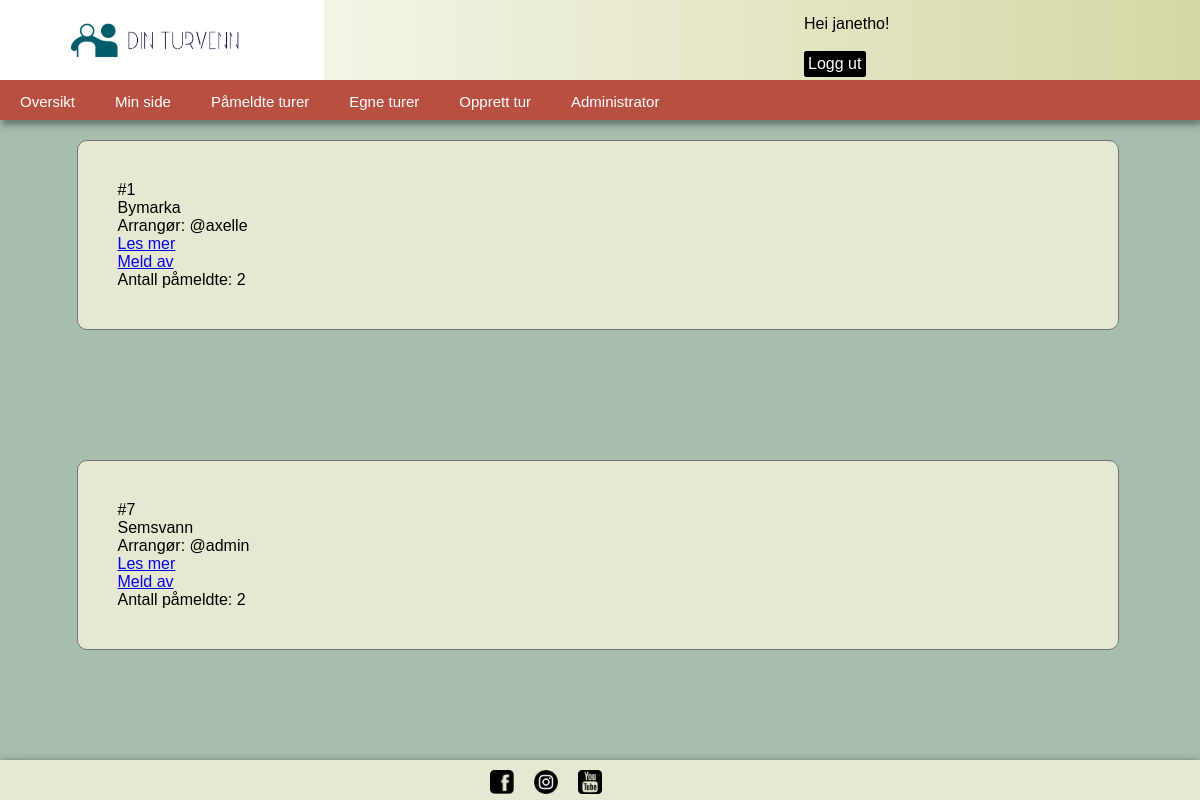
/enrolled/ (signed in), run on the app's committed database.
### base/models.py (models this page shows, shortened)
class Hike(models.Model):
    title = models.CharField(max_length=30, null=False)
    host = models.ForeignKey(
        User, on_delete=models.CASCADE, related_name="hosting")
    description = models.TextField(null=False)
    scheduled = models.DateTimeField(default=None, blank=True, null=True)
    meetup = models.CharField(max_length=50, null=False)
    participants = models.ManyToManyField(User, related_name="participants")

### base/views.py (the view)
# urls.py: path('enrolled/', views.enrolled, name="enrolled"),
@login_required(login_url='login')
def enrolled(request):
    hikes = Hike.objects.all()
    participants = Hike.participants
    context = {'hikes': hikes, 'participants': participants}
    return render(request, 'base/enrolled.html', context)

### base/templates/base/enrolled.html
{% extends 'main.html' %}
{% block content %}
        <div class="enrolled-content">
            {% for hike in hikes%}
                {%if request.user in hike.participants.all%}
                    <div>
                        <p class="hikeid">#{{hike.id}}</p>
                        <p class="">{{hike.title}}</p>
                        <p>Arrangør: @{{hike.host}}</p>
                        <a href="{% url 'hike' hike.id%}"><p>Les mer</p></a>
                        <a href="{% url 'signoffhike' hike.id %}"><p>Meld av</p><a>
                        <p>Antall påmeldte: {{hike.participants.count}}</p>
                    </div>
                {% endif %}
            {% endfor %}
        </div>
{% endblock %}

### templates/main.html (shortened to what this page needs)
<!DOCTYPE html>
{% load static %}
<html>
  <head>
    <link
      rel="stylesheet"
      type="text/css"
      media="screen"
      href="{% static 'css/main.css' %}"
    />
  </head>
  <body>
    <header>
      <div class="headergrid headergrid1">
        <a href="/">
          <img src="{% static 'img/logo1.png' %}" id="logoimg" />
        </a>
      </div>
      <div class="headergrid headergrid3">
        {% if user.is_authenticated %}
        <p>Hei {{user.username}}!</p>
        <a class=" " href="{% url 'logout'%}">Logg ut</a>
        {% else %}
        <div class="notloggedin">
          <p>Du er ikke innlogget</p>
          <a href="{% url 'login'%}">Logg inn</a>
          <a href="{% url 'register'%}">Registrer ny bruker</a>
        </div>
        {% endif %}
      </div>
    </header>
    <nav>{% include "navbar.html" %}</nav>
    <main>{% block content %} {% endblock %}</main>
    <footer class="footer">
      <a href="https://www.facebook.com/">
        <img src="{% static 'img/facebook_icon.png' %}" class="icon" />
      </a>
      <a href="https://www.instagram.com/">
        <img src="{% static 'img/insta_icon.png' %}" class="icon" />
      </a>
      <a href="https://www.youtube.com/">
        <img src="{% static 'img/youtube_icon.png' %}" class="icon" />
      </a>
    </footer>
  </body>
</html>

### static/css/main.css (style rules this page uses)
* { font-family: Arial, Helvetica, sans-serif; margin: 0px; padding: 0px; height: 100%; top: 0; }
body { margin: 0; }
header { background-image: linear-gradient(to right, rgb(255, 255, 255), #d5d8a4); width: 100%; top: 0%; height: 10%; z-index: 1; display: flex; }
.headergrid { height: 100%; }
.headergrid3 { padding-left: 40%; }
.headergrid3 p { height: 50%; margin-top: 5px; padding-top: 10px; }
.headergrid3 a { margin-right: 10px; padding: 3px 4px 4px 3px; text-decoration: none; border: 1px solid black; border-radius: 3px; background-color: black; color: white; }
#logoimg { object-fit: fill; }
nav { background-color: #333333; height: 5%; position: relative; box-shadow: 4px 4px 4px 0 rgba(0, 0, 0, 0.2), 0px 7px 7px 0 rgba(0, 0, 0, 0.19); color: white; }
main { background-color: #a7beae; padding: 0px; height: 80%; overflow: hidden; }
.main-display, .overview-content, .enrolled-content { max-height: 100%; display: flex; flex-direction: column; align-items: center; justify-content: flex-start; overflow: scroll; overflow-x: auto; }
.main-display div, .overview-content div, .enrolled-content div { margin: 20px 15px 15px 10px; padding: 40px; height: 50%; width: 80%; border: solid 1px rgb(117, 117, 117); transition: box-shadow 0.4s ease-in-out; border-radius: 10px; background-color: #e7e8d1; }
.main-display div p, .overview-content div p, .enrolled-content div p { height: min-content; }
footer { box-shadow: 0 0px 4px 0 rgba(0, 0, 0, 0.2), 0 0px 10px 0 rgba(0, 0, 0, 0.19); height: 5%; background-color: #e7e8d1; display: flex; flex-direction: row; align-content: center; overflow: hidden; padding-left: 40%; padding-right: 40%; }
.icon { object-fit: contain; margin: 10px; max-height: 60%; }

### data on the page
Hike: id "1", title "Bymarka", host "axelle", participants.count "2"
Hike: id "7", title "Semsvann", host "admin", participants.count "2"

### other printed values
{{ user.username }} "janetho"
